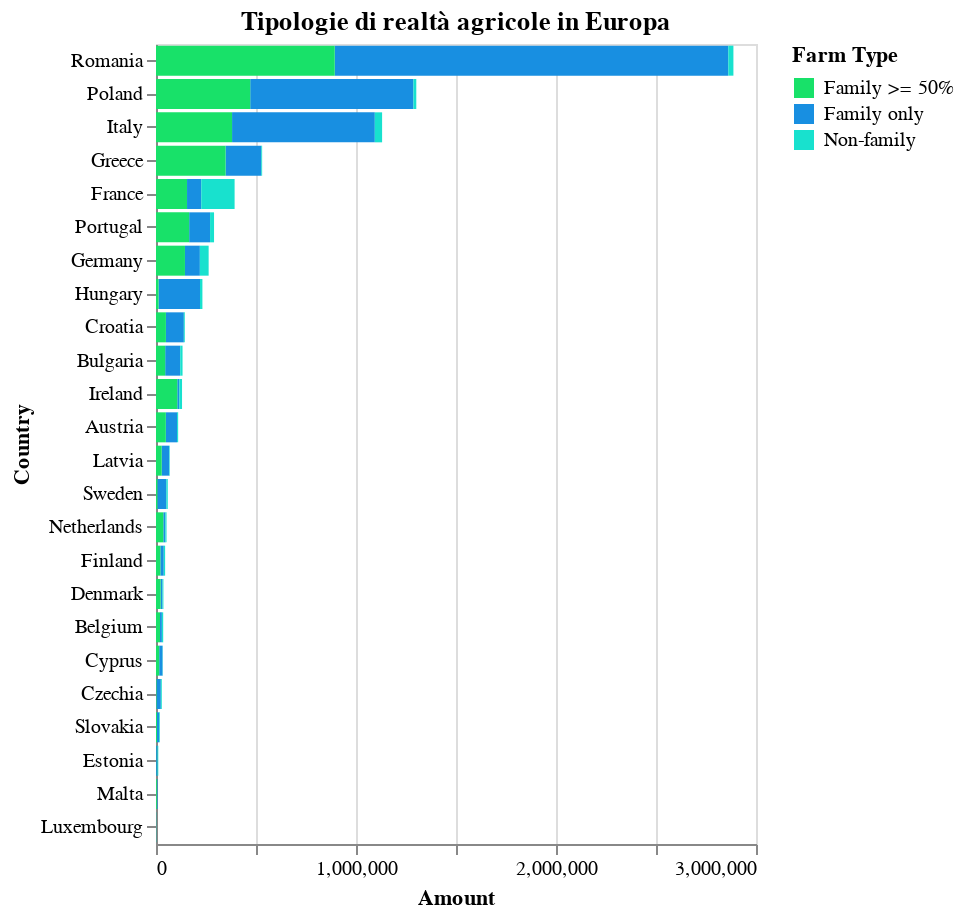

Source (notebook cell):
### Code cell
## GRAFO SULLA TIPOLOGIA DI DIMENSIONE AGRICOLA IN EUROPA (FAMILIARE, NON FAMILIARE, FAMILIARE PER OLTRE LA METà)

data_distribution_farming = {
    'Country': ['Romania', 'Poland', 'Italy', 'Greece', 'France', 'Portugal', 'Germany',
                'Hungary', 'Croatia', 'Bulgaria', 'Ireland', 'Austria', 'Latvia', 'Sweden',
                'Netherlands', 'Finland', 'Denmark', 'Belgium', 'Cyprus', 'Czechia',
                'Slovakia', 'Estonia', 'Malta', 'Luxembourg'],
    'Family only': [1967777, 815995, 713735, 178213, 71084, 104508, 74500, 207261,
                    89600, 75199, 9930, 56055, 37645, 44750, 10407, 16949,
                    9317, 9334, 16890, 21859, 11054, 6755, 3468, 927],
    'Family >= 50%': [893704, 471075, 380344, 348123, 155144, 165789, 144818, 12824,
                      49599, 45922, 106461, 49216, 28606, 6945, 36628, 21841,
                      23179, 20095, 15967, 2301, 4840, 657, 4022, 820],
    'Non-family': [25586, 14419, 36449, 4343, 166797, 19932, 43917, 12003,
                   4720, 11621, 13824, 5510, 2732, 7095, 5606, 6840,
                   4592, 6567, 1189, 4749, 3738, 3957, 160, 134]
}

df_distribution_farming = pd.DataFrame(data_distribution_farming)

df_m_distribution_farming = df_distribution_farming.melt(id_vars=['Country'], var_name='Farm Type', value_name='Amount')

# Define custom color mapping
color_scale = alt.Scale(
    #domain=['Family >= 50%', 'Family only', 'Non-family'],
    domain=['Family >= 50%', 'Family only', 'Non-family'],
    range=['#18E169', '#188FE1', '#18E1CE']
)

chart = alt.Chart(df_m_distribution_farming).mark_bar().encode(
    #x=alt.X('Country', sort=None),
    x='Amount',    
    #y='Amount',
    y=alt.Y('Country', sort=None),
    color=alt.Color('Farm Type:N', scale=color_scale),
    tooltip=[alt.Tooltip('Country:N'), alt.Tooltip('Farm Type:N'), alt.Tooltip('Amount:Q', format=',')]
).properties(
    width="container",
    height=400,
    title='Tipologie di realtà agricole in Europa'
)
'''.configure_axis(
    labelAngle=45,
    labelFontSize=12
)'''

chart.show()

### Figure 1 — Vega-Lite specification as saved in the notebook (floating-point values rounded to 4 significant figures)
{"config": {"view": {"continuousWidth": 300, "continuousHeight": 300}}, "data": {"name": "data-53b6b9825049b1de7a3c61778ec3b2ab"}, "mark": {"type": "bar"}, "encoding": {"color": {"field": "Farm Type", "scale": {"domain": ["Family >= 50%", "Family only", "Non-family"], "range": ["#18E169", "#188FE1", "#18E1CE"]}, "type": "nominal"}, "tooltip": [{"field": "Country", "type": "nominal"}, {"field": "Farm Type", "type": "nominal"}, {"field": "Amount", "format": ",", "type": "quantitative"}], "x": {"field": "Amount", "type": "quantitative"}, "y": {"field": "Country", "sort": null, "type": "nominal"}}, "height": 400, "title": "Tipologie di realtà agricole in Europa", "width": "container", "$schema": "https://vega.github.io/schema/vega-lite/v5.17.0.json", "datasets": {"data-53b6b9825049b1de7a3c61778ec3b2ab": [{"Country": "Romania", "Farm Type": "Family only", "Amount": 1967777}, {"Country": "Poland", "Farm Type": "Family only", "Amount": 815995}, {"Country": "Italy", "Farm Type": "Family only", "Amount": 713735}, {"Country": "Greece", "Farm Type": "Family only", "Amount": 178213}, {"Country": "France", "Farm Type": "Family only", "Amount": 71084}, {"Country": "Portugal", "Farm Type": "Family only", "Amount": 104508}, {"Country": "Germany", "Farm Type": "Family only", "Amount": 74500}, {"Country": "Hungary", "Farm Type": "Family only", "Amount": 207261}, {"Country": "Croatia", "Farm Type": "Family only", "Amount": 89600}, {"Country": "Bulgaria", "Farm Type": "Family only", "Amount": 75199}, {"Country": "Ireland", "Farm Type": "Family only", "Amount": 9930}, {"Country": "Austria", "Farm Type": "Family only", "Amount": 56055}, {"Country": "Latvia", "Farm Type": "Family only", "Amount": 37645}, {"Country": "Sweden", "Farm Type": "Family only", "Amount": 44750}, {"Country": "Netherlands", "Farm Type": "Family only", "Amount": 10407}, {"Country": "Finland", "Farm Type": "Family only", "Amount": 16949}, {"Country": "Denmark", "Farm Type": "Family only", "Amount": 9317}, {"Country": "Belgium", "Farm Type": "Family only", "Amount": 9334}, {"Country": "Cyprus", "Farm Type": "Family only", "Amount": 16890}, {"Country": "Czechia", "Farm Type": "Family only", "Amount": 21859}, {"Country": "Slovakia", "Farm Type": "Family only", "Amount": 11054}, {"Country": "Estonia", "Farm Type": "Family only", "Amount": 6755}, {"Country": "Malta", "Farm Type": "Family only", "Amount": 3468}, {"Country": "Luxembourg", "Farm Type": "Family only", "Amount": 927}, {"Country": "Romania", "Farm Type": "Family >= 50%", "Amount": 893704}, {"Country": "Poland", "Farm Type": "Family >= 50%", "Amount": 471075}, {"Country": "Italy", "Farm Type": "Family >= 50%", "Amount": 380344}, {"Country": "Greece", "Farm Type": "Family >= 50%", "Amount": 348123}, {"Country": "France", "Farm Type": "Family >= 50%", "Amount": 155144}, {"Country": "Portugal", "Farm Type": "Family >= 50%", "Amount": 165789}, {"Country": "Germany", "Farm Type": "Family >= 50%", "Amount": 144818}, {"Country": "Hungary", "Farm Type": "Family >= 50%", "Amount": 12824}, {"Country": "Croatia", "Farm Type": "Family >= 50%", "Amount": 49599}, {"Country": "Bulgaria", "Farm Type": "Family >= 50%", "Amount": 45922}, {"Country": "Ireland", "Farm Type": "Family >= 50%", "Amount": 106461}, {"Country": "Austria", "Farm Type": "Family >= 50%", "Amount": 49216}, {"Country": "Latvia", "Farm Type": "Family >= 50%", "Amount": 28606}, {"Country": "Sweden", "Farm Type": "Family >= 50%", "Amount": 6945}, {"Country": "Netherlands", "Farm Type": "Family >= 50%", "Amount": 36628}, {"Country": "Finland", "Farm Type": "Family >= 50%", "Amount": 21841}, {"Country": "Denmark", "Farm Type": "Family >= 50%", "Amount": 23179}, {"Country": "Belgium", "Farm Type": "Family >= 50%", "Amount": 20095}, {"Country": "Cyprus", "Farm Type": "Family >= 50%", "Amount": 15967}, {"Country": "Czechia", "Farm Type": "Family >= 50%", "Amount": 2301}, {"Country": "Slovakia", "Farm Type": "Family >= 50%", "Amount": 4840}, {"Country": "Estonia", "Farm Type": "Family >= 50%", "Amount": 657}, {"Country": "Malta", "Farm Type": "Family >= 50%", "Amount": 4022}, {"Country": "Luxembourg", "Farm Type": "Family >= 50%", "Amount": 820}, {"Country": "Romania", "Farm Type": "Non-family", "Amount": 25586}, {"Country": "Poland", "Farm Type": "Non-family", "Amount": 14419}, {"Country": "Italy", "Farm Type": "Non-family", "Amount": 36449}, {"Country": "Greece", "Farm Type": "Non-family", "Amount": 4343}, {"Country": "France", "Farm Type": "Non-family", "Amount": 166797}, {"Country": "Portugal", "Farm Type": "Non-family", "Amount": 19932}, {"Country": "Germany", "Farm Type": "Non-family", "Amount": 43917}, {"Country": "Hungary", "Farm Type": "Non-family", "Amount": 12003}, {"Country": "Croatia", "Farm Type": "Non-family", "Amount": 4720}, {"Country": "Bulgaria", "Farm Type": "Non-family", "Amount": 11621}, {"Country": "Ireland", "Farm Type": "Non-family", "Amount": 13824}, {"Country": "Austria", "Farm Type": "Non-family", "Amount": 5510}, {"Country": "Latvia", "Farm Type": "Non-family", "Amount": 2732}, {"Country": "Sweden", "Farm Type": "Non-family", "Amount": 7095}, {"Country": "Netherlands", "Farm Type": "Non-family", "Amount": 5606}, {"Country": "Finland", "Farm Type": "Non-family", "Amount": 6840}, {"Country": "Denmark", "Farm Type": "Non-family", "Amount": 4592}, {"Country": "Belgium", "Farm Type": "Non-family", "Amount": 6567}, {"Country": "Cyprus", "Farm Type": "Non-family", "Amount": 1189}, {"Country": "Czechia", "Farm Type": "Non-family", "Amount": 4749}, {"Country": "Slovakia", "Farm Type": "Non-family", "Amount": 3738}, {"Country": "Estonia", "Farm Type": "Non-family", "Amount": 3957}, {"Country": "Malta", "Farm Type": "Non-family", "Amount": 160}, {"Country": "Luxembourg", "Farm Type": "Non-family", "Amount": 134}]}}
